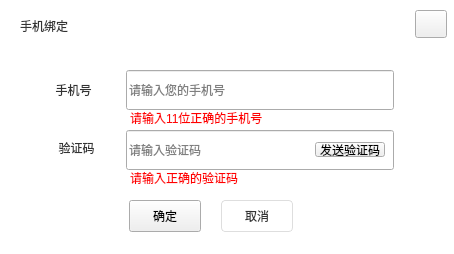
<?xml version="1.0" encoding="UTF-8"?>
<ui version="4.0">
 <class>BindMobileWidget</class>
 <widget class="QWidget" name="BindMobileWidget">
  <property name="geometry">
   <rect>
    <x>0</x>
    <y>0</y>
    <width>454</width>
    <height>254</height>
   </rect>
  </property>
  <property name="sizePolicy">
   <sizepolicy hsizetype="Fixed" vsizetype="Fixed">
    <horstretch>0</horstretch>
    <verstretch>0</verstretch>
   </sizepolicy>
  </property>
  <property name="minimumSize">
   <size>
    <width>454</width>
    <height>254</height>
   </size>
  </property>
  <property name="maximumSize">
   <size>
    <width>454</width>
    <height>254</height>
   </size>
  </property>
  <property name="windowTitle">
   <string>ModifyCommonWidget</string>
  </property>
  <property name="styleSheet">
   <string notr="true">QWidget#BindMobileWidget{background-color: rgb(255, 255, 255);border-radius:8px;}</string>
  </property>
  <widget class="QPushButton" name="closeButton">
   <property name="geometry">
    <rect>
     <x>415</x>
     <y>10</y>
     <width>32</width>
     <height>28</height>
    </rect>
   </property>
   <property name="sizePolicy">
    <sizepolicy hsizetype="Fixed" vsizetype="Fixed">
     <horstretch>0</horstretch>
     <verstretch>0</verstretch>
    </sizepolicy>
   </property>
   <property name="minimumSize">
    <size>
     <width>32</width>
     <height>28</height>
    </size>
   </property>
   <property name="maximumSize">
    <size>
     <width>32</width>
     <height>28</height>
    </size>
   </property>
   <property name="styleSheet">
    <string notr="true">QPushButton{border-image: url(:/EntCenterWidget/image/close.png);}
QPushButton:hover,pressed{border-image: url(:/EntCenterWidget/image/close_sel.png);};</string>
   </property>
   <property name="text">
    <string/>
   </property>
  </widget>
  <widget class="QLabel" name="labelTitle">
   <property name="geometry">
    <rect>
     <x>20</x>
     <y>19</y>
     <width>100</width>
     <height>14</height>
    </rect>
   </property>
   <property name="sizePolicy">
    <sizepolicy hsizetype="Fixed" vsizetype="Fixed">
     <horstretch>0</horstretch>
     <verstretch>0</verstretch>
    </sizepolicy>
   </property>
   <property name="minimumSize">
    <size>
     <width>100</width>
     <height>14</height>
    </size>
   </property>
   <property name="maximumSize">
    <size>
     <width>100</width>
     <height>14</height>
    </size>
   </property>
   <property name="styleSheet">
    <string notr="true">font: 14px &quot;微软雅黑&quot;;
color: rgb(51, 51, 51);
border-bottom:0px;</string>
   </property>
   <property name="text">
    <string>手机绑定</string>
   </property>
  </widget>
  <widget class="QWidget" name="widgetMobile" native="true">
   <property name="geometry">
    <rect>
     <x>0</x>
     <y>50</y>
     <width>454</width>
     <height>191</height>
    </rect>
   </property>
   <property name="sizePolicy">
    <sizepolicy hsizetype="Fixed" vsizetype="Fixed">
     <horstretch>0</horstretch>
     <verstretch>0</verstretch>
    </sizepolicy>
   </property>
   <property name="minimumSize">
    <size>
     <width>454</width>
     <height>0</height>
    </size>
   </property>
   <property name="maximumSize">
    <size>
     <width>454</width>
     <height>16777215</height>
    </size>
   </property>
   <widget class="QLabel" name="label_5">
    <property name="geometry">
     <rect>
      <x>51</x>
      <y>32</y>
      <width>45</width>
      <height>15</height>
     </rect>
    </property>
    <property name="sizePolicy">
     <sizepolicy hsizetype="Fixed" vsizetype="Fixed">
      <horstretch>0</horstretch>
      <verstretch>0</verstretch>
     </sizepolicy>
    </property>
    <property name="minimumSize">
     <size>
      <width>45</width>
      <height>15</height>
     </size>
    </property>
    <property name="maximumSize">
     <size>
      <width>45</width>
      <height>15</height>
     </size>
    </property>
    <property name="styleSheet">
     <string notr="true">font: 14px &quot;微软雅黑&quot;;
color:#333333;
border-bottom:0px;</string>
    </property>
    <property name="text">
     <string>手机号</string>
    </property>
    <property name="textFormat">
     <enum>Qt::AutoText</enum>
    </property>
    <property name="alignment">
     <set>Qt::AlignCenter</set>
    </property>
   </widget>
   <widget class="QLineEdit" name="lineEditMobile">
    <property name="geometry">
     <rect>
      <x>126</x>
      <y>20</y>
      <width>268</width>
      <height>40</height>
     </rect>
    </property>
    <property name="sizePolicy">
     <sizepolicy hsizetype="Fixed" vsizetype="Fixed">
      <horstretch>0</horstretch>
      <verstretch>0</verstretch>
     </sizepolicy>
    </property>
    <property name="minimumSize">
     <size>
      <width>268</width>
      <height>40</height>
     </size>
    </property>
    <property name="maximumSize">
     <size>
      <width>268</width>
      <height>40</height>
     </size>
    </property>
    <property name="styleSheet">
     <string notr="true">QLineEdit{border-radius:4px;color:rgba(51,51,51,1);border:1px solid rgb(222,222,222);font:14px 'Microsoft Yahei';padding-left:10px;}
QLineEdit:laceholder{color:rgba(51,51,51,1);}QLineEdit:focus{border:1px solid rgba(30,140,238,1);}
QLineEdit:disabled{background-color: rgb(247,248, 250);};</string>
    </property>
    <property name="placeholderText">
     <string>请输入您的手机号</string>
    </property>
   </widget>
   <widget class="QLineEdit" name="lineEditMobileCode">
    <property name="geometry">
     <rect>
      <x>126</x>
      <y>80</y>
      <width>268</width>
      <height>40</height>
     </rect>
    </property>
    <property name="sizePolicy">
     <sizepolicy hsizetype="Fixed" vsizetype="Fixed">
      <horstretch>0</horstretch>
      <verstretch>0</verstretch>
     </sizepolicy>
    </property>
    <property name="minimumSize">
     <size>
      <width>268</width>
      <height>40</height>
     </size>
    </property>
    <property name="maximumSize">
     <size>
      <width>268</width>
      <height>40</height>
     </size>
    </property>
    <property name="styleSheet">
     <string notr="true">QLineEdit{border-radius:4px;color:rgba(51,51,51,1);border:1px solid rgb(222,222,222);font:14px 'Microsoft Yahei';padding-left:10px;}
QLineEdit:laceholder{color:rgba(51,51,51,1);}QLineEdit:focus{border:1px solid rgba(30,140,238,1);}
QLineEdit:disabled{background-color: rgb(247,248, 250);};</string>
    </property>
    <property name="placeholderText">
     <string>请输入验证码</string>
    </property>
   </widget>
   <widget class="QLabel" name="label_7">
    <property name="geometry">
     <rect>
      <x>54</x>
      <y>90</y>
      <width>45</width>
      <height>15</height>
     </rect>
    </property>
    <property name="sizePolicy">
     <sizepolicy hsizetype="Fixed" vsizetype="Fixed">
      <horstretch>0</horstretch>
      <verstretch>0</verstretch>
     </sizepolicy>
    </property>
    <property name="minimumSize">
     <size>
      <width>45</width>
      <height>15</height>
     </size>
    </property>
    <property name="maximumSize">
     <size>
      <width>45</width>
      <height>15</height>
     </size>
    </property>
    <property name="styleSheet">
     <string notr="true">font: 14px &quot;微软雅黑&quot;;
color:#333333;
border-bottom:0px;</string>
    </property>
    <property name="text">
     <string>验证码</string>
    </property>
    <property name="textFormat">
     <enum>Qt::AutoText</enum>
    </property>
    <property name="alignment">
     <set>Qt::AlignCenter</set>
    </property>
   </widget>
   <widget class="QLabel" name="label_9">
    <property name="geometry">
     <rect>
      <x>130</x>
      <y>120</y>
      <width>261</width>
      <height>15</height>
     </rect>
    </property>
    <property name="sizePolicy">
     <sizepolicy hsizetype="Preferred" vsizetype="Fixed">
      <horstretch>0</horstretch>
      <verstretch>0</verstretch>
     </sizepolicy>
    </property>
    <property name="minimumSize">
     <size>
      <width>0</width>
      <height>15</height>
     </size>
    </property>
    <property name="maximumSize">
     <size>
      <width>16777215</width>
      <height>15</height>
     </size>
    </property>
    <property name="styleSheet">
     <string notr="true">font: 12px &quot;微软雅黑&quot;;
color: #ff0000;
border-bottom:0px;</string>
    </property>
    <property name="text">
     <string>请输入正确的验证码</string>
    </property>
   </widget>
   <widget class="QLabel" name="label_11">
    <property name="geometry">
     <rect>
      <x>130</x>
      <y>60</y>
      <width>141</width>
      <height>15</height>
     </rect>
    </property>
    <property name="sizePolicy">
     <sizepolicy hsizetype="Preferred" vsizetype="Fixed">
      <horstretch>0</horstretch>
      <verstretch>0</verstretch>
     </sizepolicy>
    </property>
    <property name="minimumSize">
     <size>
      <width>0</width>
      <height>15</height>
     </size>
    </property>
    <property name="maximumSize">
     <size>
      <width>16777215</width>
      <height>15</height>
     </size>
    </property>
    <property name="styleSheet">
     <string notr="true">font: 12px &quot;微软雅黑&quot;;
color: #ff0000;
border-bottom:0px;</string>
    </property>
    <property name="text">
     <string>请输入11位正确的手机号</string>
    </property>
   </widget>
   <widget class="QPushButton" name="okButton">
    <property name="geometry">
     <rect>
      <x>129</x>
      <y>150</y>
      <width>72</width>
      <height>32</height>
     </rect>
    </property>
    <property name="sizePolicy">
     <sizepolicy hsizetype="Fixed" vsizetype="Fixed">
      <horstretch>0</horstretch>
      <verstretch>0</verstretch>
     </sizepolicy>
    </property>
    <property name="minimumSize">
     <size>
      <width>72</width>
      <height>32</height>
     </size>
    </property>
    <property name="maximumSize">
     <size>
      <width>72</width>
      <height>32</height>
     </size>
    </property>
    <property name="styleSheet">
     <string notr="true">QPushButton{background-color:qlineargradient(spread:pad, x1:0, y1:0, x2:1, y2:0, stop:0 rgba(2, 164, 253, 1), stop:1 rgba(31, 139, 237, 1));border-radius:4px;font: 14px &quot;微软雅黑&quot;;color:rgba(255, 255, 255, 1);}
			QPushButton:hover,pressed{ background-color: qlineargradient(spread:pad, x1:0, y1:0, x2:0, y2:1, stop:0 rgba(40, 178, 253, 1),stop:1 rgba(64, 156, 240, 1));
border-radius:4px;font: 14px &quot;微软雅黑&quot;;color:rgba(255, 255, 255, 1);}
QPushButton:disabled{ background-color:rgba(200,200,200,1);border-radius:4px;};</string>
    </property>
    <property name="text">
     <string>确定</string>
    </property>
   </widget>
   <widget class="QPushButton" name="cancelButton">
    <property name="geometry">
     <rect>
      <x>221</x>
      <y>150</y>
      <width>72</width>
      <height>32</height>
     </rect>
    </property>
    <property name="sizePolicy">
     <sizepolicy hsizetype="Fixed" vsizetype="Fixed">
      <horstretch>0</horstretch>
      <verstretch>0</verstretch>
     </sizepolicy>
    </property>
    <property name="minimumSize">
     <size>
      <width>72</width>
      <height>32</height>
     </size>
    </property>
    <property name="maximumSize">
     <size>
      <width>72</width>
      <height>32</height>
     </size>
    </property>
    <property name="styleSheet">
     <string notr="true">QPushButton{background-color:#FFFFFF;border-radius:4px;font:14px &quot;微软雅黑&quot;;color:#333333;border:1px solid #DEDEDE;}
QPushButton:hover,pressed{background-color:#F4F4F4;border-radius:4px;font:14px &quot;微软雅黑&quot;;color:#333333;}</string>
    </property>
    <property name="text">
     <string>取消</string>
    </property>
   </widget>
   <widget class="QPushButton" name="sendCodeButton">
    <property name="geometry">
     <rect>
      <x>315</x>
      <y>92</y>
      <width>70</width>
      <height>15</height>
     </rect>
    </property>
    <property name="sizePolicy">
     <sizepolicy hsizetype="Fixed" vsizetype="Fixed">
      <horstretch>0</horstretch>
      <verstretch>0</verstretch>
     </sizepolicy>
    </property>
    <property name="minimumSize">
     <size>
      <width>70</width>
      <height>15</height>
     </size>
    </property>
    <property name="maximumSize">
     <size>
      <width>70</width>
      <height>15</height>
     </size>
    </property>
    <property name="styleSheet">
     <string notr="true">QPushButton{background-color:#FFFFFF;border-radius:4px;font:14px &quot;微软雅黑&quot;;color:#1E8BED;}
QPushButton:hover,pressed{background-color:#FFFFFF;border-radius:4px;font:14px &quot;微软雅黑&quot;;color:rgba(64, 156, 240, 1);}
QPushButton:disabled{ background-color:#FFFFFF;color:#666666};</string>
    </property>
    <property name="text">
     <string>发送验证码</string>
    </property>
   </widget>
   <widget class="QLabel" name="labelPhone">
    <property name="geometry">
     <rect>
      <x>150</x>
      <y>0</y>
      <width>268</width>
      <height>12</height>
     </rect>
    </property>
    <property name="sizePolicy">
     <sizepolicy hsizetype="Fixed" vsizetype="Fixed">
      <horstretch>0</horstretch>
      <verstretch>0</verstretch>
     </sizepolicy>
    </property>
    <property name="minimumSize">
     <size>
      <width>268</width>
      <height>0</height>
     </size>
    </property>
    <property name="maximumSize">
     <size>
      <width>268</width>
      <height>16777215</height>
     </size>
    </property>
    <property name="styleSheet">
     <string notr="true">font: 14px &quot;微软雅黑&quot;;
color: #333333;
border-bottom:0px;</string>
    </property>
    <property name="text">
     <string/>
    </property>
   </widget>
  </widget>
 </widget>
 <layoutdefault spacing="6" margin="11"/>
 <resources>
  <include location="EntCenterWidget.qrc"/>
 </resources>
 <connections/>
 <slots>
  <slot>slot1()</slot>
 </slots>
</ui>
